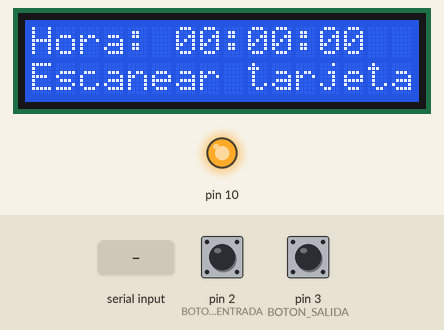
Recording of a sketch running on a simulated Arduino Uno, built with avr-gcc and run on an emulated ATmega328P. Shown: 16×2 character LCD, output pins drawn as LEDs (lit = HIGH). The test bench sets the inputs (shaded band); at power-on: pin 2 (BOTON_ENTRADA) HIGH, pin 3 (BOTON_SALIDA) HIGH.

Above: at 2.3 s.
2.4 s: "INGRESO:\n" received over Serial
At 2.9 s:
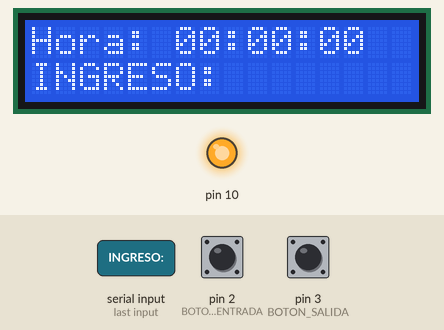
3.9 s: "SALIDA:\n" received over Serial
At 5.3 s:
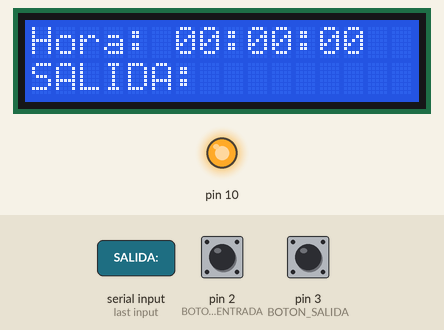
Timing chart, 0 to 6.9 s (numbered marks = the images above; inputs shaded):
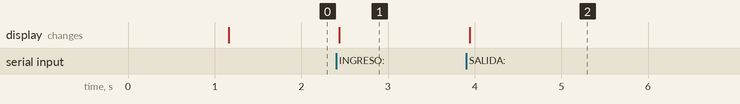

The sketch:

lista_arduino.ino
```cpp
#include <Wire.h>
#include <LiquidCrystal_PCF8574.h>
#include <SPI.h>
#include <MFRC522.h>

#define SDA_PIN 9
#define RST_PIN 5
#define LED_ENTRADA 6    // Pin para el LED de entrada
#define LED_SALIDA 7

#define BOTON_ENTRADA 2
#define BOTON_SALIDA 3

MFRC522 mfrc522(SDA_PIN, RST_PIN);
LiquidCrystal_PCF8574 lcd(0x27);

struct Usuario {
  byte uid[4];
  String nombre;
  String cargo;
  Usuario* siguiente;
};

Usuario* listaUsuarios = nullptr;
String currentTime = "00:00:00";
String lastMessage = "Escanear tarjeta";
String usuarionombre;

void setup() {
  Serial.begin(9600);
  lcd.begin(16, 2);
  lcd.setBacklight(1);
  lcd.print("Iniciando...");

  SPI.begin();
  mfrc522.PCD_Init();

  pinMode(BOTON_ENTRADA, INPUT_PULLUP);
  pinMode(BOTON_SALIDA, INPUT_PULLUP);

  delay(1000);
  lcd.clear();
  updateLCD();
}

void loop() {

 // Leer botones
  if (digitalRead(BOTON_ENTRADA) == LOW) {
    Serial.println("1");  // Entrada
    digitalWrite(LED_ENTRADA, HIGH);  // Encender LED entrada
    digitalWrite(LED_SALIDA, LOW);    // Apagar LED salida
    delay(300); // Antirebote simple
  } else if (digitalRead(BOTON_SALIDA) == LOW) {
    Serial.println("0");  // Salida
    digitalWrite(LED_SALIDA, HIGH);   // Encender LED salida
    digitalWrite(LED_ENTRADA, LOW);   // Apagar LED entrada
    delay(300);
  }
  // Procesar datos entrantes del serial

if (Serial.available()) {
    String data = Serial.readStringUntil('\n');
    data.trim();

    if (data.startsWith("HORA:")) {
      currentTime = data.substring(5);
      updateLCD();
    }
    else if (data.startsWith("REGISTRO:")) {
      int separatorIndex = data.indexOf(',', 9);
      if (separatorIndex != -1) {
        String nombre = data.substring(9, separatorIndex);
        String cargo = data.substring(separatorIndex + 1);
        agregarUsuario(mfrc522.uid.uidByte, nombre, cargo);
        lastMessage = "Registrado";

        updateLCD();
      }
    }
    else if (data.startsWith("INGRESO:") || data.startsWith("SALIDA:")) {
      lastMessage = data;
      updateLCD();
    }
  }

  // Leer tarjeta

if (mfrc522.PICC_IsNewCardPresent() && mfrc522.PICC_ReadCardSerial()) {
    String uid = "";
    for (byte i = 0; i < mfrc522.uid.size; i++) {
      uid += String(mfrc522.uid.uidByte[i] < 0x10 ? "0" : "");
      uid += String(mfrc522.uid.uidByte[i], HEX);
    }
    Serial.println(uid);
    mfrc522.PICC_HaltA();
    delay(300);
  }
}
void updateLCD() {
  lcd.clear();
  lcd.setCursor(0, 0);
  lcd.print("Hora: " + currentTime);
  lcd.setCursor(0, 1);
  lcd.print(lastMessage);

}

bool tarjetaYaRegistrada(byte* uid) {
  Usuario* actual = listaUsuarios;
  while (actual != nullptr) {
    if (memcmp(actual->uid, uid, 4) == 0) {
      return true;
    }
    actual = actual->siguiente;
  }
  return false;
}

void agregarUsuario(byte* uid, String nombre, String cargo) {
  Usuario* nuevoUsuario = new Usuario;
  memcpy(nuevoUsuario->uid, uid, 4);
  nuevoUsuario->nombre = nombre;
  nuevoUsuario->cargo = cargo;
  nuevoUsuario->siguiente = listaUsuarios;
  listaUsuarios = nuevoUsuario;
}

void limpiarListaUsuarios() {
  Usuario* actual = listaUsuarios;
  while (actual != nullptr) {
    Usuario* temp = actual;
    actual = actual->siguiente;
    delete temp;
  }
  listaUsuarios = nullptr;
}
```

Measured:
- after the input at 2.4 s, the display: changes at once (image 1)
- after the input at 3.9 s, the display: changes at once (image 2)
